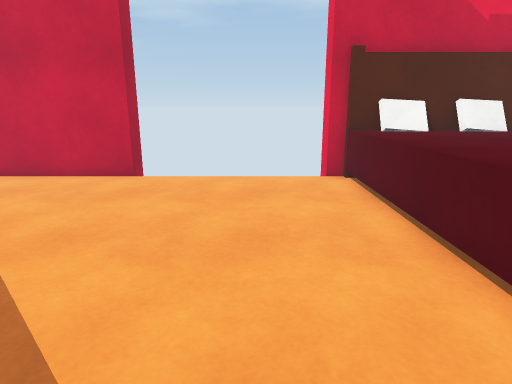
view 1 (above)

16 first-person views from a walk through a 3-D level made in the Unity game engine. The camera is 1.3 m above the floor, tilts 14° down and sees 75° across. The floor is counted in squares, 0.5 m on a side. Each view is taken from the middle of a square. On the plan, view 1 faces up. The plan holds only what a view shows up to about 20 squares ahead; the rest is blank. The place goes on beyond the plan. Surface patterns are stand-ins for the level's own textures.

view 2
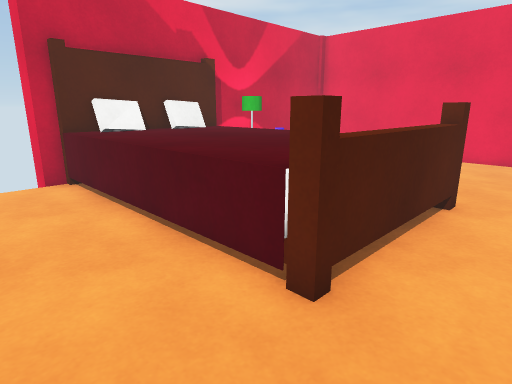

view 3
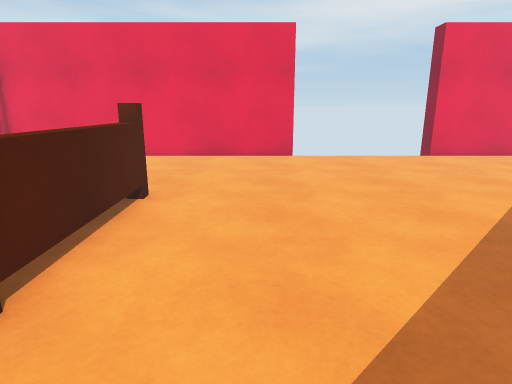

view 4
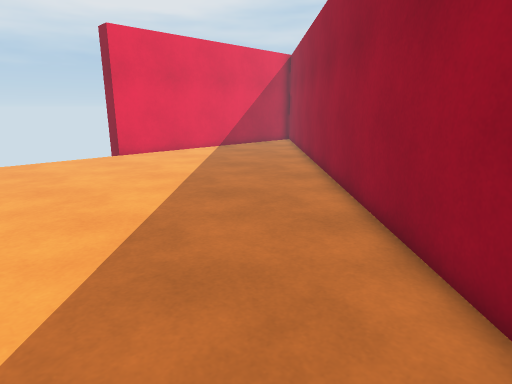

view 5
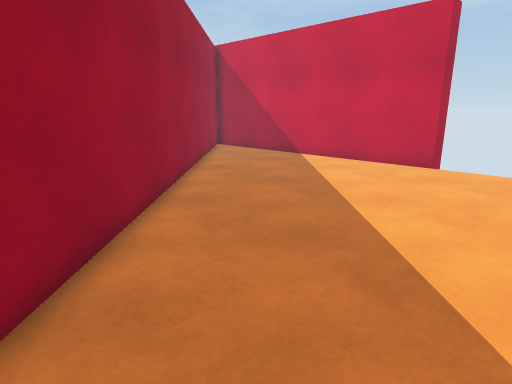

view 6
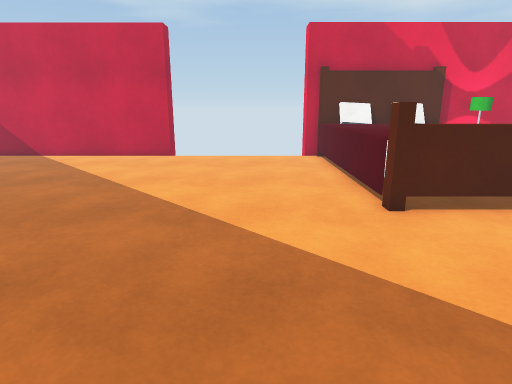

view 7
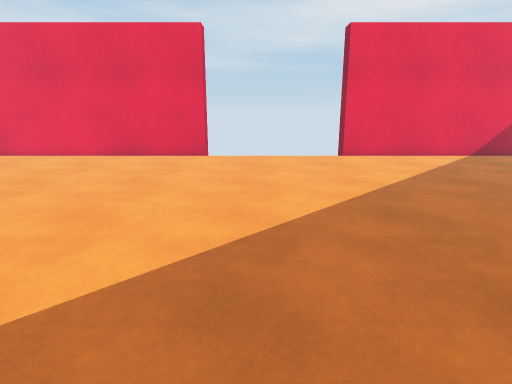

view 8
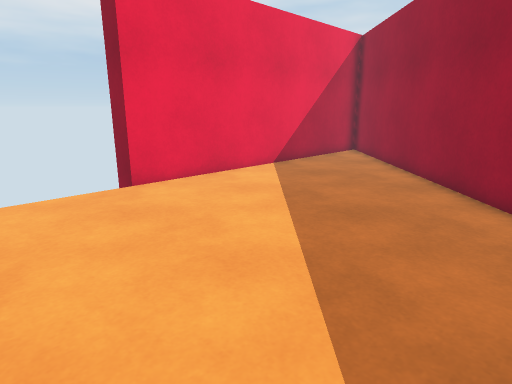

view 9
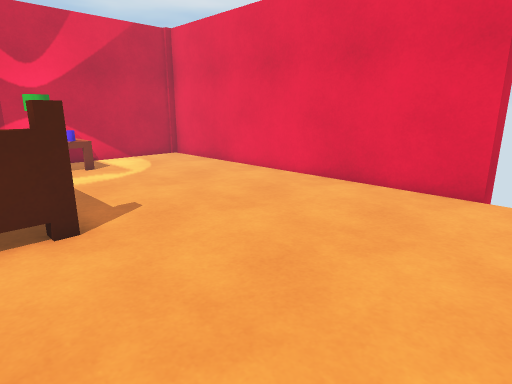

view 10
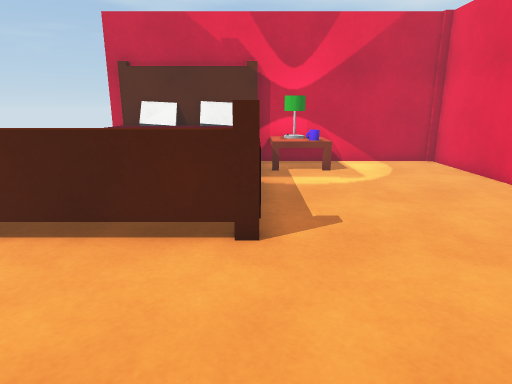

view 11
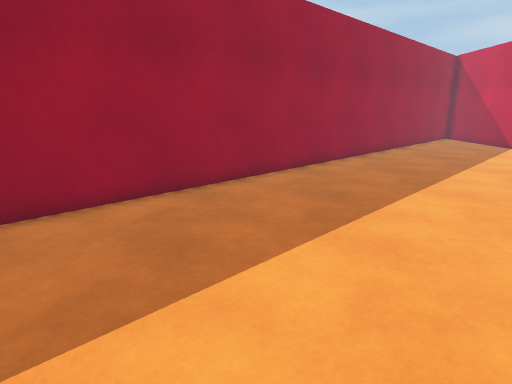

view 12
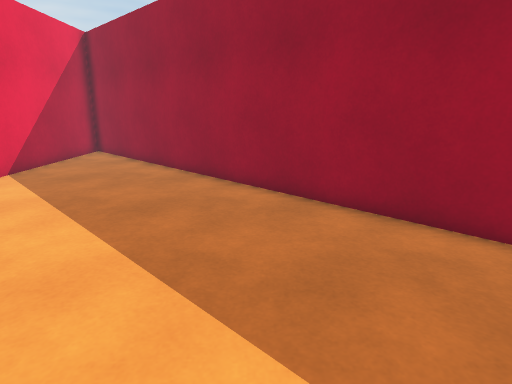

view 13
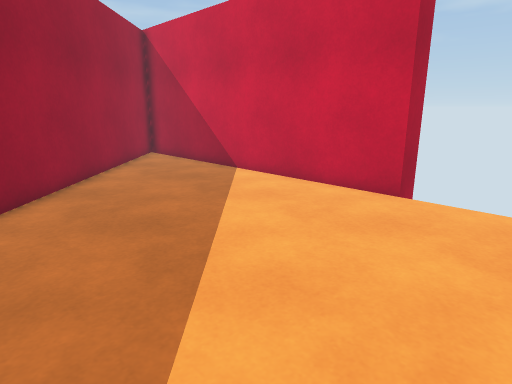

view 14
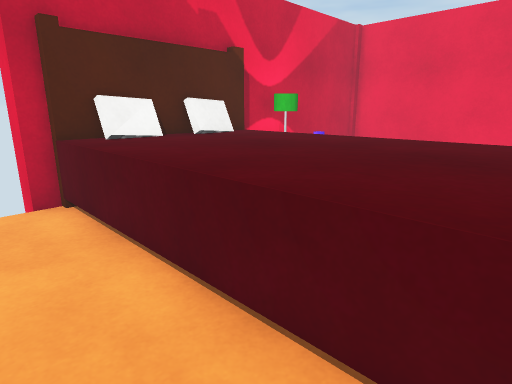

view 15
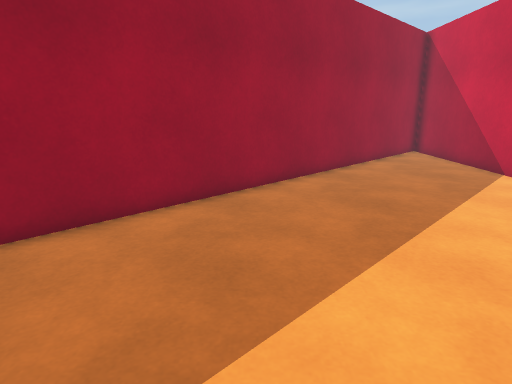

view 16
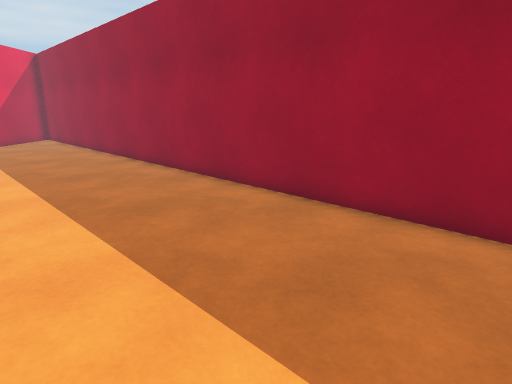

### Floor plan
Key: @ floor where view 1 was taken; # wall or solid block; . floor; = window, fence, low wall or low ledge; ^ raised ledge; T table; O other object.
Columns run from 19 left of view 1 to 19 right of it. Each row starts with its distance up from view 1.
 13 ###############       ########TTT######
 12 #.....................=^#^^#^^T# .....#
 11 ##.....................^^^^^^^TOO.....#
 10  ##....................^^^^^^^TTT.....#
  9   ##...................^^^^^^^........#
  8    ##..................^^^^^^^........#
  7     ##.................^^^^^^^........#
  6      ##................^^^^^^^........#
  5       ##...............^^^^^^^........#
  4        ##..............^^^^^^^........#
  3         ##............=^^^^^^^........#
  2          ##...........................#
  1           ##..........................#
  0            ##......@..................#
 -1             ##........................#
 -2              ##.......................#
 -3               ##......................#
 -4                ##.....................
 -5                 ##....................
 -6                  ##...................
 -7                   ##..................
 -8                    ##.................
 -9                     ##................
-10                      ##...............
-11                       ##..............#
-12                        ##.............#
-13                         ##............#
-14                          ##...........#
-15                           ##..........#
-16                            ##.........#
-17                             ##........#
-18                              ##.......#
-19                               ##......#
-20                                ##.....#
-21                                 ##....#
-22                                  ##...#
-23                                   ##..#
-24                                    ##.#
-25                                     ###

Where each view was taken, in squares from view 1:
view 1: 0 up, 0 right, facing up
view 2: 0 up, 0 right, facing up-right
view 3: 1 down, 0 right, facing right
view 4: 3 down, 0 right, facing down-right
view 5: 3 down, 0 right, facing up-left
view 6: 6 down, 0 right, facing up
view 7: 6 down, 0 right, facing right
view 8: 6 down, 8 right, facing down-right
view 9: 5 down, 8 right, facing up-right
view 10: 4 down, 10 right, facing up
view 11: 4 down, 10 right, facing left
view 12: 5 down, 9 right, facing down
view 13: 3 up, 1 left, facing up-left
view 14: 3 up, 1 right, facing up-right
view 15: 3 up, 1 right, facing left
view 16: 3 up, 1 right, facing down
